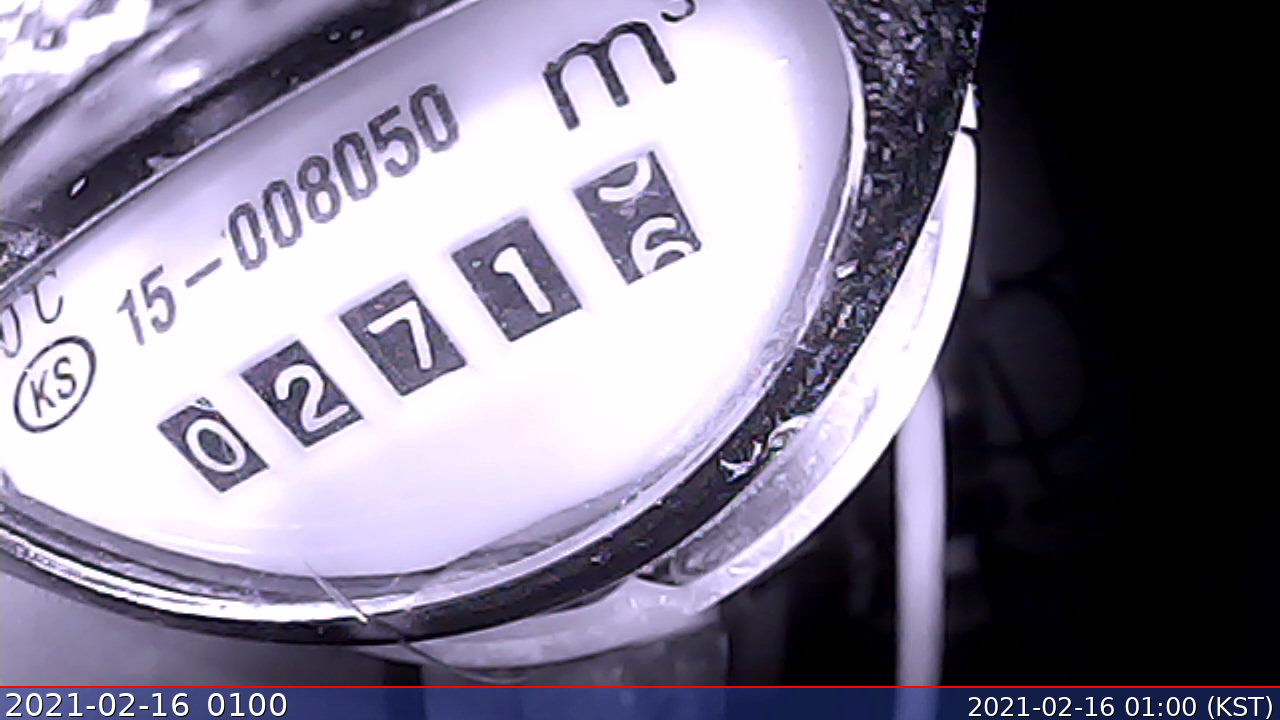
#> input picture Levels/001_meter_reading/2021-02-16_0100.jpg, 1280 x 720 px, found by its file name
$ jupyter execute get_clean_image.ipynb
#> lines starting #> are read from the running program, lines starting #| are printed output that depends on the picture
[cell 1]
import cv2
import numpy as np
import matplotlib.pyplot as plt
import pathlib

[cell 2]
img = cv2.imread('C:/Temp/Pictures/2021-02-16_0100.jpg',  cv2.IMREAD_GRAYSCALE)
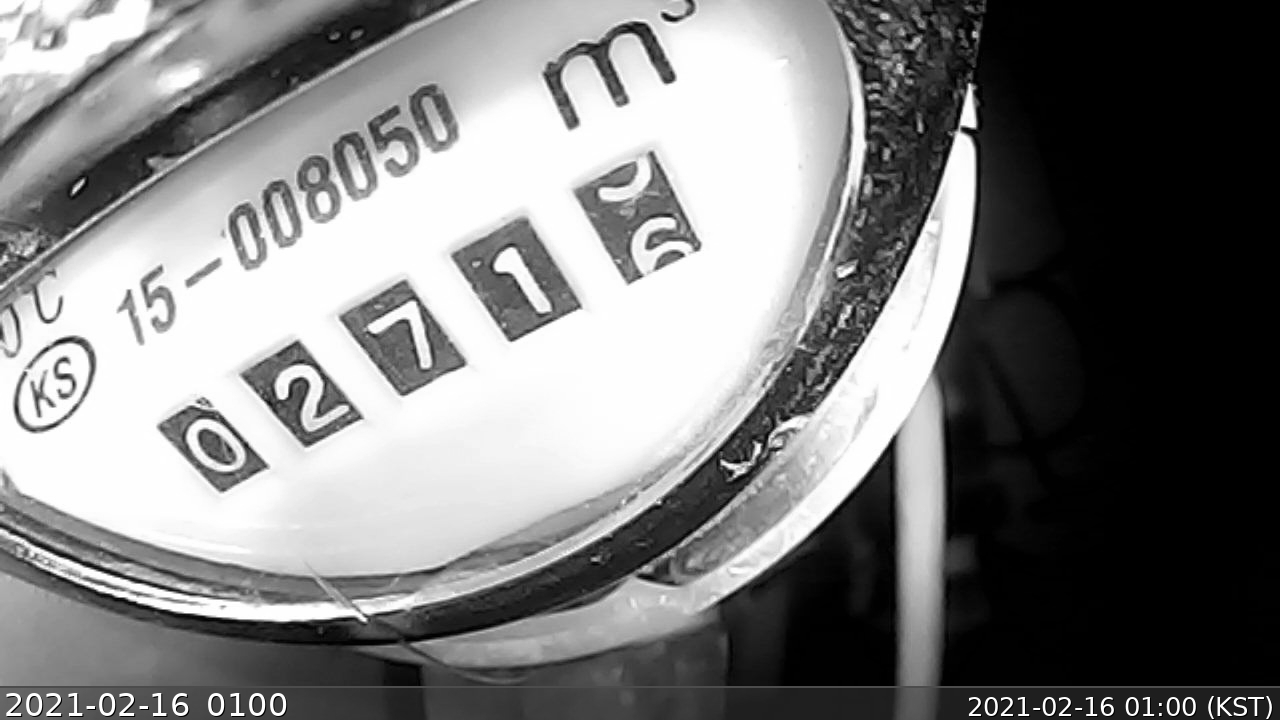
#> img: shape (720, 1280); min 0, max 255, mean 126.6
plt.imshow(img)
plt.xlabel('org')
plt.show()

[cell 3]
M = cv2.getRotationMatrix2D((130, 400), -27, 1.0)
img2 = cv2.warpAffine(img, M, (1280, 720))
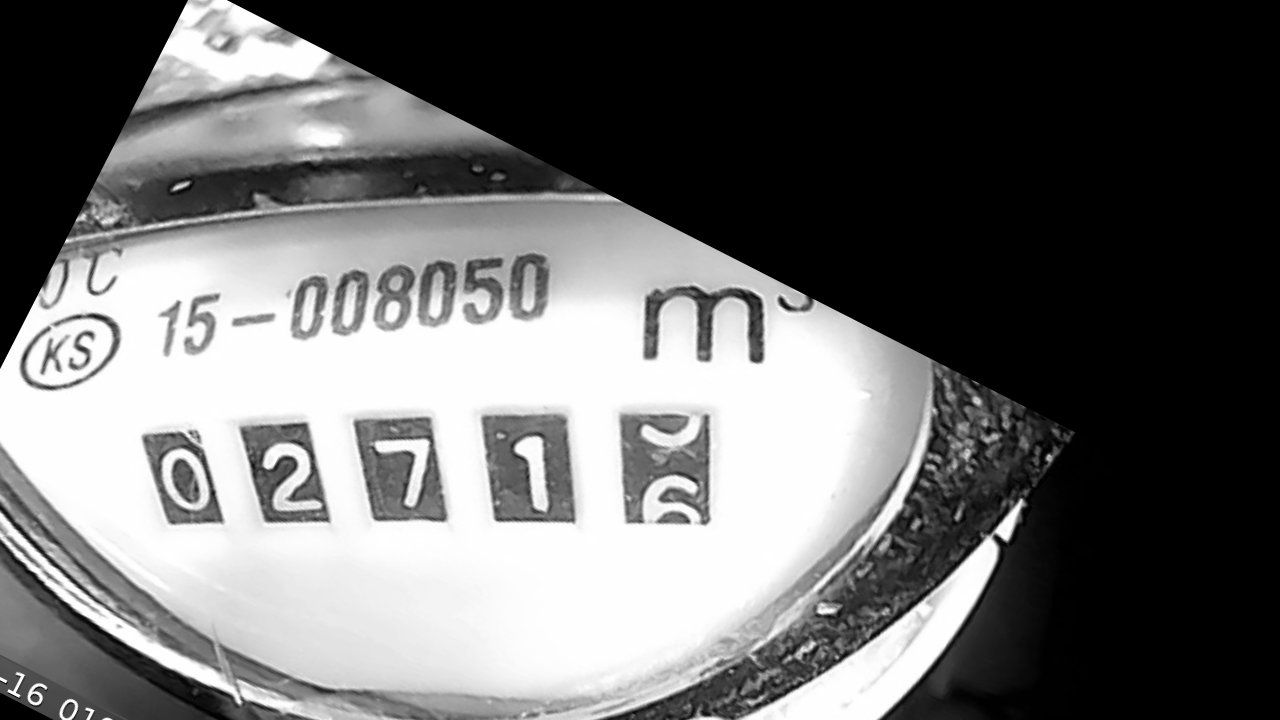
#> img2: shape (720, 1280); min 0, max 255, mean 107.8
plt.imshow(img2)
plt.xlabel('rotated')
plt.show()

[cell 4]
pts1 = np.float32([[138,432],[167,521],[708,407],[709,517]])
pts2 = np.float32([[140,430],[140,520],[706,430],[706,520]])
M = cv2.getPerspectiveTransform(pts1, pts2)
img3 = cv2.warpPerspective(img2, M, (1280, 728))
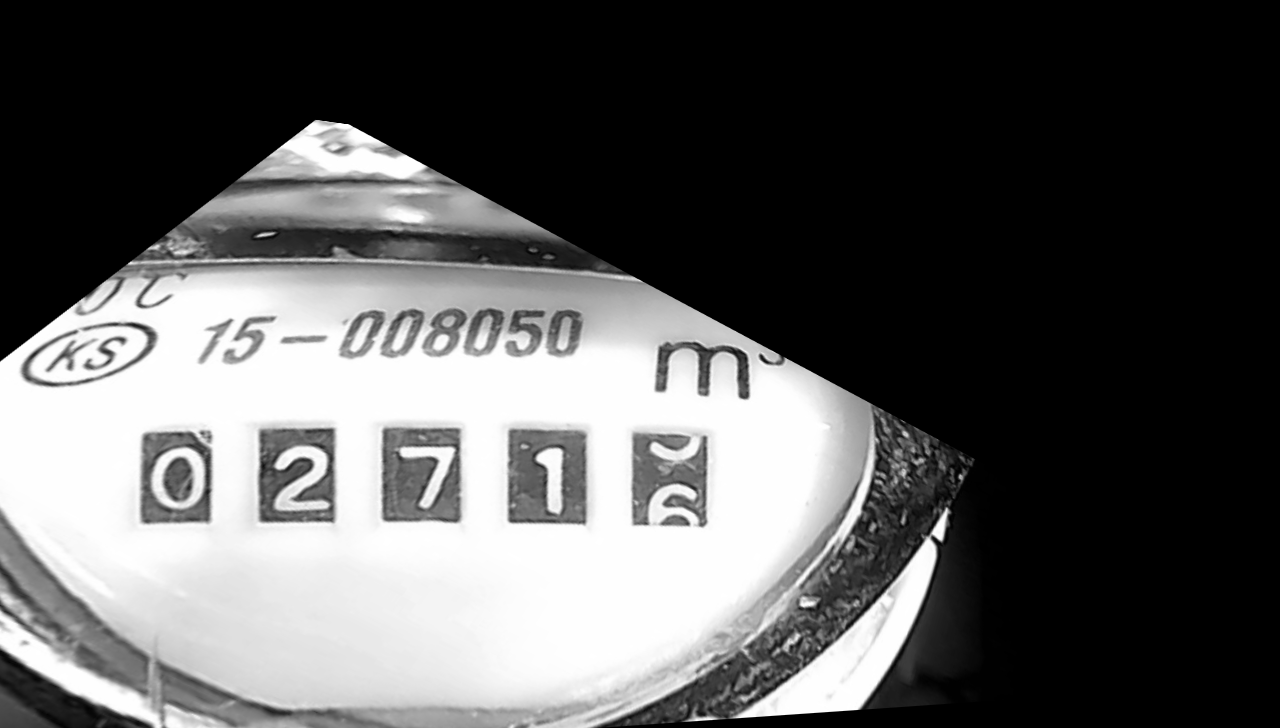
#> img3: shape (728, 1280); min 0, max 255, mean 90.7
plt.imshow(img3)
plt.xlabel('Fixed form')
plt.show()

[cell 5]
img4 = img3[406:536,120:730]
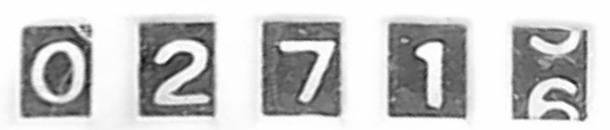
#> img4: shape (130, 610); min 15, max 255, mean 196.9
plt.imshow(img4)
plt.xlabel('extracted')
plt.show()

$ run again, with Levels/001_meter_reading/water_meter_digital_twin.jpg copied over Levels/001_meter_reading/2021-02-16_0100.jpg
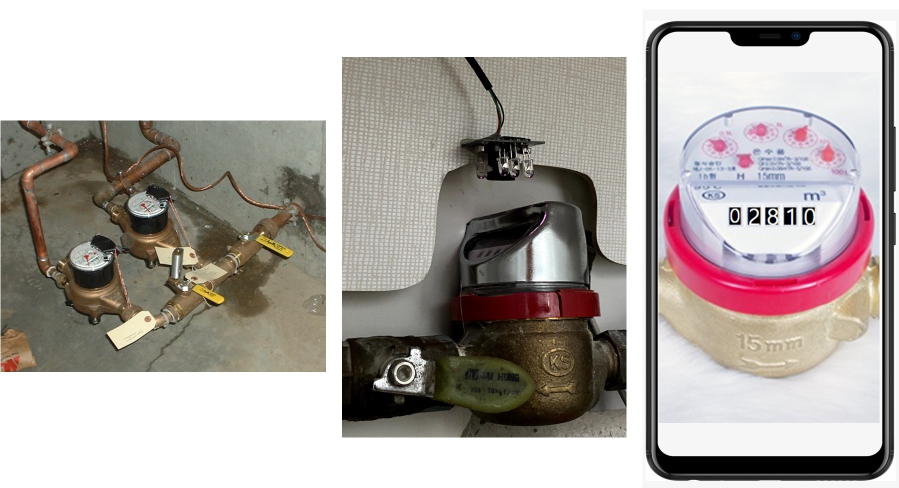
#> input picture Levels/001_meter_reading/water_meter_digital_twin.jpg, 1798 x 976 px, found by its file name (shown at 1/2 size)
#> `img3 = cv2.warpPerspective(img2, M, (1280, 728))`:
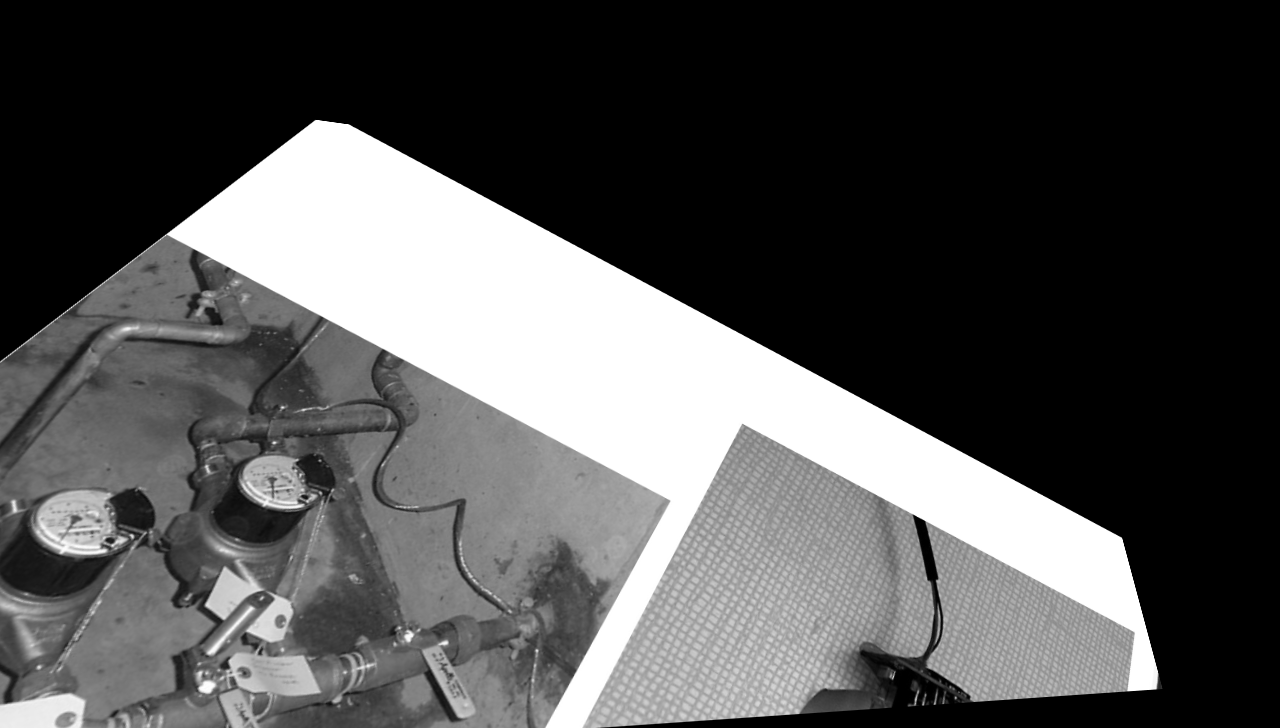
#> img3: shape (728, 1280); min 0, max 255, mean 81.4
#> `img4 = img3[406:536,120:730]`:
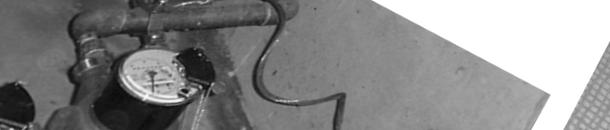
#> img4: shape (130, 610); min 10, max 255, mean 136.6

$ run again, with Levels/001_meter_reading/water_meter_digitaltwin.jpg copied over Levels/001_meter_reading/2021-02-16_0100.jpg
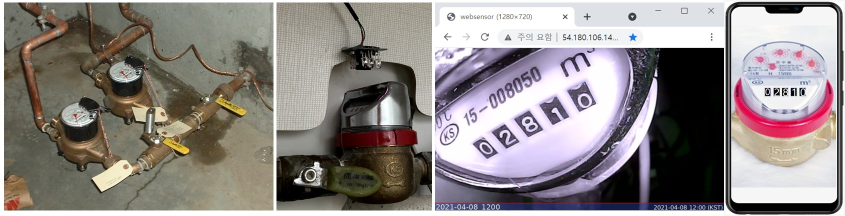
#> input picture Levels/001_meter_reading/water_meter_digitaltwin.jpg, 1689 x 432 px, found by its file name (shown at 1/2 size)
#> `img3 = cv2.warpPerspective(img2, M, (1280, 728))`:
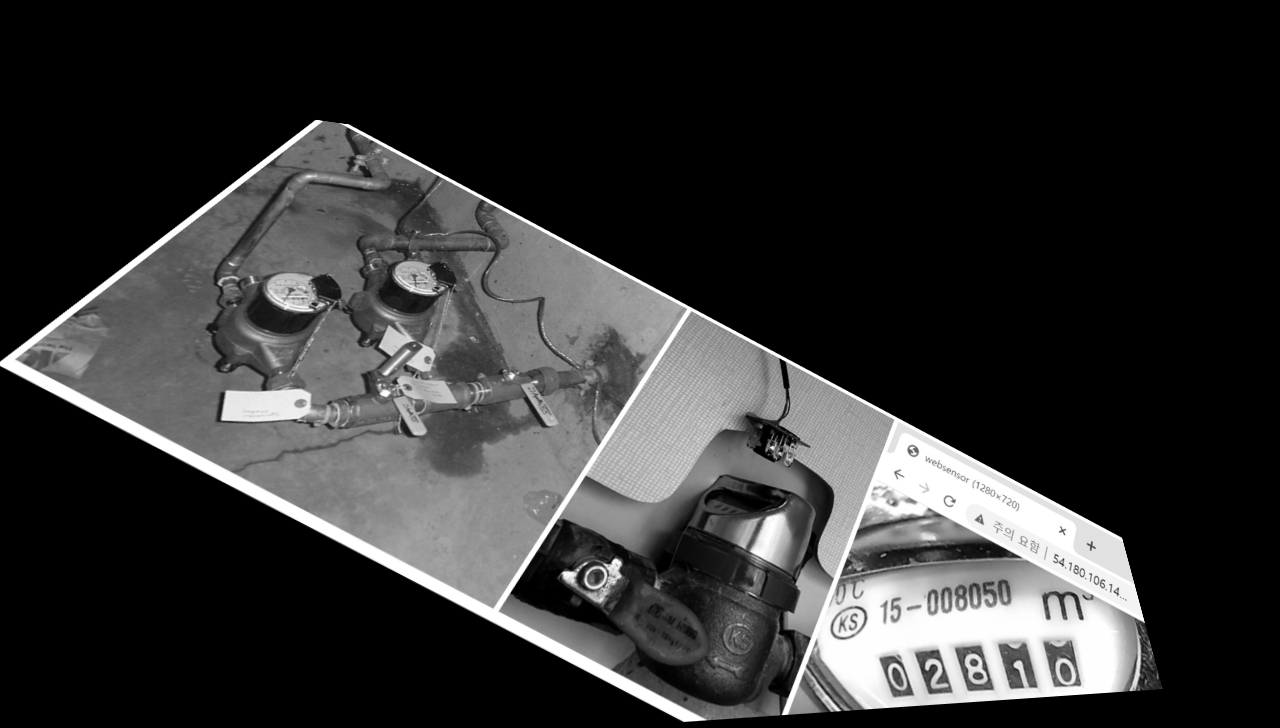
#> img3: shape (728, 1280); min 0, max 255, mean 49.6
#> `img4 = img3[406:536,120:730]`:
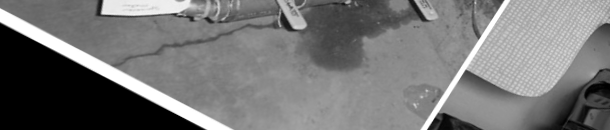
#> img4: shape (130, 610); min 0, max 255, mean 118.1
